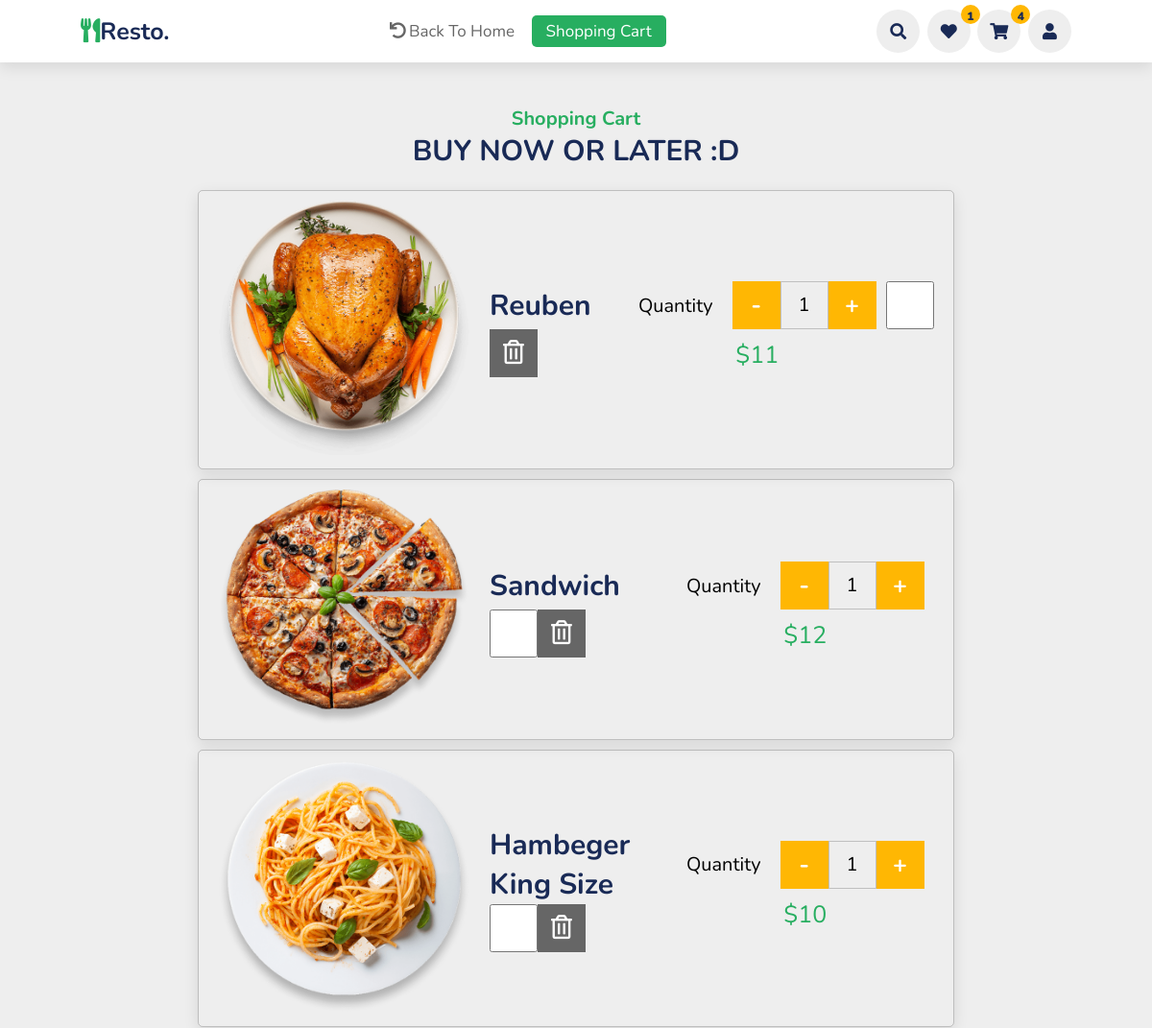
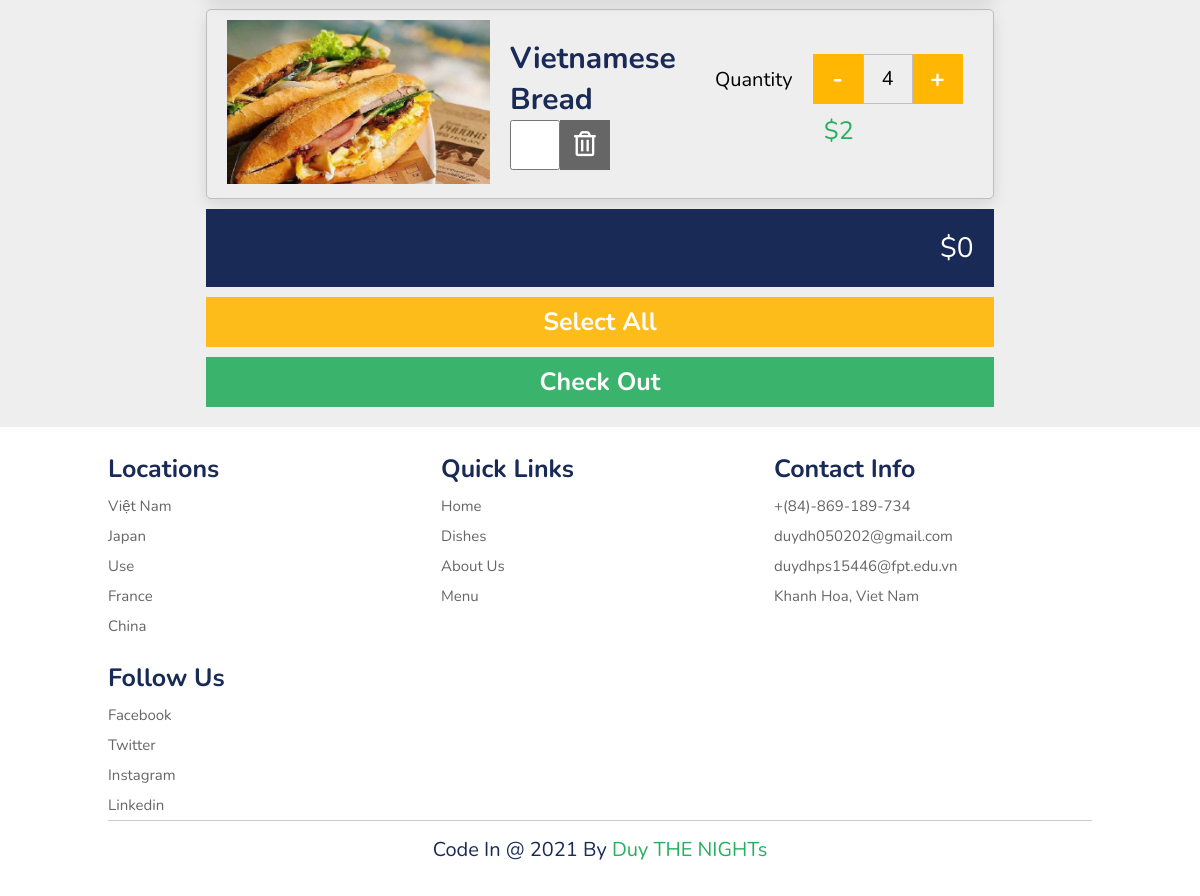
The app's page /site/cart/index.php (signed in) with its own data (2 pictures, top to bottom).
### tables this page shows
CREATE TABLE `shopping_cart` (
  `cart_id` int(11) NOT NULL,
  `cus_id` int(11) NOT NULL,
  `food_id` int(11) NOT NULL,
  `cart_quantity` int(3) NOT NULL
);

CREATE TABLE `food` (
  `food_id` int(11) NOT NULL,
  `food_name` varchar(255) NOT NULL,
  `cat_id` int(11) NOT NULL,
  `food_des` varchar(255) NOT NULL,
  `food_price` float NOT NULL,
  `food_image_url` varchar(255) NOT NULL,
  `food_views` int(10) DEFAULT 0
);

### site/index.php (called while the page is built, shortened)
<?php
    include $VIEW_NAME;
?>

### site/cart/index.php (called while the page is built, shortened)
<?php
    require "../../global.php";
    require "../../dao/pdo.php";
    require "../index.php";
?>

### global.php (called while the page is built, shortened)
<?php
    $ROOT_URL =  "/resto";
    $CONTENT_URL = "$ROOT_URL/content";
?>

### dao/pdo.php (called while the page is built, shortened)
<?php
    function pdo_get_connection(){
        $host = 'localhost';
        $username = 'root';
        $password = '';
        $charset = 'utf8';
        $dbname = 'resto';
        try{
            $dsn = "mysql:host=$host;dbname=$dbname;charset=$charset";
            $conn = new PDO($dsn,$username,$password);
            $conn->setAttribute(PDO::ATTR_ERRMODE, PDO::ERRMODE_EXCEPTION);
            return $conn;
        }
        catch(PDOException $e){
            echo "Connection Failed: ".$e->getMessage();
        }
    }
    function pdo_get_all_rows($sql) {
        $sql_args = array_slice(func_get_args(),1);
        try{
            $conn = pdo_get_connection();
            $stmt = $conn->prepare($sql);
            $stmt->execute($sql_args);
            return $stmt->fetchAll(PDO::FETCH_ASSOC);
        }
        catch(PDOException $e){
            throw $e;
        }
        finally{
            unset($conn);
        }
    }
    function pdo_get_one_row($sql) {
        $sql_args = array_slice(func_get_args(),1);
        try{
            $conn = pdo_get_connection();
            $stmt = $conn->prepare($sql);
            $stmt->execute($sql_args);
            return $stmt->fetch(PDO::FETCH_ASSOC);
        }
        catch(PDOException $e){
            throw $e;
        }
        finally{
            unset($conn);
        }
    }
?>

### dao/pdo_favorite.php (called while the page is built, shortened)
<?php
function favorite_count_food($cus_id){
    $sql = "select count(*) as favorite_quantity from favorite where cus_id = ?";
    return pdo_get_one_row($sql, $cus_id);
}

### dao/pdo_carts.php (called while the page is built)
<?php
function cart_count_food_in_cart($cus_id){
    $sql = 'select count(*) as food_quantity from shopping_cart where cus_id = ?';
    return pdo_get_one_row($sql, $cus_id);
}
function cart_get_all_food_of_specific_cus_id($cus_id){
    $sql = "select * from shopping_cart where cus_id = ?";
    return pdo_get_all_rows($sql,$cus_id);
}

### dao/pdo_account.php (called while the page is built, shortened)
<?php
function account_get_one($cus_id)
{
    $sql = "select * from customer where cus_id = ?";
    return pdo_get_one_row($sql, $cus_id);
}

### dao/pdo_food.php (called while the page is built, shortened)
<?php
function food_get_one($food_id)
{
    $sql = 'select * from food where food_id = ?';
    return pdo_get_one_row($sql, $food_id);
}

### site/cart/shopping-cart.php (the view, shortened to what this page needs)
<!DOCTYPE html>
<html lang="en">
<head>
    <link rel="stylesheet" href="https://cdnjs.cloudflare.com/ajax/libs/font-awesome/5.15.4/css/all.min.css">
    <link rel="stylesheet" href="<?php echo $CONTENT_URL ?>/css/variable.css">
    <link rel="stylesheet" href="<?php echo $CONTENT_URL ?>/css/basic.css">
    <link rel="stylesheet" href="<?php echo $CONTENT_URL ?>/css/header2.css">
    <link rel="stylesheet" href="<?php echo $CONTENT_URL ?>/css/detail.css">
    <link rel="stylesheet" href="<?php echo $CONTENT_URL ?>/css/footer.css">
</head>
<body>
    <header>
        <a href="../home" class="logo"><i class="fas fa-utensils"></i>resto.</a>
        <nav class="navbar">
            <a href="../home"><i class="fas fa-undo"></i>Back to home</a>
            <a href="#" class="active">shopping cart</a>
        </nav>
        <?php require "../icons.php" ?>
    </header>
    <section class='maybelike section--padding-top'>
        <h3 class='sub-heading'>shopping cart</h3>
        <h1 class='heading'>buy now or later :D</h1>
        <div class='box-container'>
            <?php
            $carts = cart_get_all_food_of_specific_cus_id($_SESSION['login_id']);
            foreach ($carts as $cart) {
                extract($cart);
                $food = food_get_one($food_id);
                extract($food);
                echo "
            <div class='box'>
                <div class='image'>
                    <img src='$ROOT_URL$food_image_url'>
                </div>
                <div class='info'>
                    <a href='../detail?food_id=$food_id'>
                    $food_name</a>
                    <div class='price'>
                    <div class='quantity'>
                    <span>quantity</span>
                    <div class='change-value'>
                        <div class='tool-btn tool-btn--calculator' id='minus'>-</div>
                        <input type='number' value='$cart_quantity' add_quantity='$cart_quantity'>
                        <div class='tool-btn tool-btn--calculator' id='add'>+</div>
                    </div>
                </div>
                        <div class='item-price'>$<span>$food_price</span></div>
                    </div>
                   <input type='checkbox' class='check-btn'id='checked-item'>
                    <div class='tool-btn tool-btn--trash ajax-delete-food-in-cart' cart_id='$cart_id'><i class='far fa-trash-alt '></i></div>
                </div>
            </div>
            ";
            }
            ?>
            <div class="total-price">$<span id='total-price'>0</span></div>
            <div class="tool-btn tool-btn--long tool-btn--secondary tool-btn--margin-bottom tool-btn--opacity" id='selected-btn'>select all</div>
            <div class="tool-btn tool-btn--long tool-btn--primary tool-btn--opacity">Check out</div>
        </div>
    </section>
    <section class="footer" id="footer">
        <div class="box-container">
            <div class="box">
                <h3>locations</h3>
                <a href="#">việt nam</a>
                <a href="#">japan</a>
                <a href="#">use</a>
                <a href="#">france</a>
                <a href="#">china</a>
            </div>
            <div class="box">
                <h3>quick links</h3>
                <a href="#home">home</a>
                <a href="#dishes">dishes</a>
                <a href="#about">about us</a>
                <a href="#menu">menu</a>
            </div>
            <div class="box">
                <h3>contact info</h3>
                <a href="#">+(84)-869-189-734</a>
                <a href="#" class='email--nomal'>duydh050202@gmail.com</a>
                <a href="#" class='email--nomal'>duydhps15446@fpt.edu.vn</a>
                <a href="#">khanh hoa, viet nam</a>
            </div>
            <div class="box">
                <h3>follow us</h3>
                <a href="#">facebook</a>
                <a href="#">twitter</a>
                <a href="#">instagram</a>
                <a href="#">linkedin</a>
            </div>
        </div>
        <div class="credit">
            code in @ 2021 by <span>Duy THE NIGHTs</span>
        </div>
    </section>
</body>
</html>

### site/icons.php (shortened to what this page needs)
<?php require "../../dao/pdo_account.php";?>
<?php require "../../dao/pdo_carts.php";?>
<?php require "../../dao/pdo_favorite.php";?>
<div class="icons">
    <i class="fas fa-search" id="search-icon"></i>
    <?php
    $food_in_favorite = favorite_count_food($_SESSION['login_id']);
    extract($food_in_favorite);
?>
<?php
    if (isset($_SESSION['login']) !== true) {
        echo "<a href='../sign up' class='fas fa-heart'><span class='favorite-number'>$favorite_quantity</span></a>";
    } else if ($_SESSION['login'] !== true) {
        echo "<a href='../sign up' class='fas fa-heart'><span class='favorite-number'>$favorite_quantity</span></a>";
    } else {
        echo " <a href='../favorite' class='fas fa-heart'><span class='favorite-number'>$favorite_quantity</span></a></a>";
    }
    ?>
<?php
    $food_in_cart = cart_count_food_in_cart($_SESSION['login_id']);
    extract($food_in_cart);
?>
    <?php
    if (isset($_SESSION['login']) !== true) {
        echo "<a href='../sign up' class='fas fa-shopping-cart'><span class='cart-number'>$food_quantity</span></a>";
    } else if ($_SESSION['login'] !== true) {
        echo "<a href='../sign up' class='fas fa-shopping-cart'><span class='cart-number'>$food_quantity</span></a>";
    } else {
        echo "<a href='../cart' class='fas fa-shopping-cart'><span class='cart-number'>$food_quantity</span></a>";
    }
    ?>
    <?php
    if (isset($_SESSION['login']) !== true) {
        echo "<a href='../sign up' class='fas fa-user'></a>";
    } else if ($_SESSION['login'] !== true) {
        echo "<a href='../sign up' class='fas fa-user'></a>";
    } else {
        $id = $_SESSION['login_id'];
        $acc = account_get_one($id);
        if($acc['cus_admin'] == 1){
            echo "<a href='../../admin/dashboard/index.php' class='fas fa-user'></a>";
        }else{
            echo "<a href='../account' class='fas fa-user'></a>";
        }
    }
    ?>
</div>

### content/css/variable.css (style rules this page uses)
:root { --green: #27ae60; --black: #192a56; --orange: #ffb703; --light-color: #666; --box-shadow: 0 .5rem 1.5rem rgba(0,0,0,.1); }

### content/css/basic.css (style rules this page uses)
* { font-family: 'Nunito', sans-serif; margin: 0; padding: 0; box-sizing: border-box; text-decoration: none; outline: none; border:none; text-transform: capitalize; transition: all .2s linear; }
html { font-size: 62.5%; overflow-x: hidden; scroll-padding-top:5.5rem; scroll-behavior: smooth; }
section { padding: 2rem 9%; }
section:nth-child(even) { background-color: #eee; }
.email--nomal { text-transform: none; }
.sub-heading { text-align: center; color: var(--green); font-size: 2rem; padding-top: 1rem; }
.heading { text-align: center; color: var(--black); font-size: 3rem; padding-bottom: 2rem; text-transform: uppercase; }
.tool-btn { display: inline-block; width:5rem; height: 5rem; line-height: 5rem; text-align: center; background-color: var(--orange); font-size: 2.5rem; color: #fff; font-weight: bold; cursor: pointer; user-select: none; }
.tool-btn--calculator { background-color: var(--orange); }
.section--padding-top { padding-top: 10rem; }
.tool-btn--long { min-width: 100%; }
.tool-btn--primary { background-color: var(--green); }
.tool-btn--margin-bottom { margin-bottom: 1rem; }
.tool-btn--opacity { opacity: .9; }
.tool-btn--trash { background-color: var(--light-color); }
.tool-btn--trash i { pointer-events: none; }
.check-btn { display: inline-block; width:5rem; height: 5rem; line-height: 5rem; text-align: center; font-size: 2.5rem; font-weight: bold; cursor: pointer; user-select: none; }
.total-price { width: 100%; background-color: var(--black); padding: 2rem; margin-bottom: 1rem; color: #fff; text-align: right; font-size: 2.8rem; user-select: none; }
.fa-shopping-cart { position: relative; }
.fa-heart { position: relative; }
.cart-number { position: absolute; top:-.5rem; right: -1rem; background-color: var(--orange); min-width: 2rem; padding:.2rem; height: 2rem; font-size: 1.2rem; line-height: 2rem; text-align: center; z-index: 100000; border-radius: 1rem; }
.favorite-number { position: absolute; top:-.5rem; right: -1rem; background-color: var(--orange); min-width: 2rem; padding:.2rem; height: 2rem; font-size: 1.2rem; line-height: 2rem; text-align: center; z-index: 100000; border-radius: 1rem; }

### content/css/header2.css (style rules this page uses)
header { position: fixed; top:0; left: 0; right: 0; background: #fff; padding: 1rem 7%; display: flex; align-items:center; justify-content: space-between; z-index: 100; box-shadow: var(--box-shadow); }
header .logo { color: var(--black); font-size: 2.5rem; font-weight: bolder; }
header .logo i { color: var(--green); }
header .navbar a { font-size: 1.7rem; border-radius: .5rem; padding: .5rem 1.5rem; color: var(--light-color); }
header .navbar a.active, header .navbar a:hover { color: #fff; background-color: var(--green); }
header .navbar a i { margin-right: .3rem; }
header .icons i, header .icons a { cursor: pointer; margin-left: .5rem; height: 4.5rem; line-height: 4.5rem; width:4.5rem; text-align: center; font-size: 1.7rem; color: var(--black); border-radius: 50%; background: #eee; }

### content/css/detail.css (style rules this page uses)
.change-value { display: flex; align-items: center; }
.quantity { display: flex; align-items: center; margin-bottom: 1rem; flex-wrap: wrap; }
.quantity span { font-size: 2rem; margin-right: 2rem; }
.quantity input { border: .1rem solid rgba(0, 0, 0, .2); padding: 1rem 1rem; width: 5rem; height: 5rem; line-height: 5rem; background-color: #eee; font-size: 2rem; text-align: center; }
.quantity input[type=number] { -moz-appearance: textfield; }
.maybelike .box-container { padding: 0 10%; }
.maybelike .box-container .box { display: flex; gap: 2rem; align-items: center; border: .1rem solid rgba(0, 0, 0, .2); border-radius: .5rem; margin-bottom: 1rem; box-shadow: var(--box-shadow); padding: 1rem 2rem; flex-wrap: wrap; }
.maybelike .box-container .box .image { flex: 1 1 10rem; }
.maybelike .box-container .box .image img { width: 100%; object-fit: cover; }
.maybelike .box-container .box .info { flex: 1 1 30rem; display: flex; align-items: center; display: flex; flex-wrap: wrap; }
.maybelike .box-container .box .info a { flex: 1 1 10rem; font-size: 3rem; margin-right: 2rem; color: var(--black); font-weight: bold; }
.maybelike .box-container .box .info .price { height: 5rem; display: flex; flex-direction: column; justify-content: space-between; text-align: center; margin-right: 1rem; }
.maybelike .box-container .box .info .price .item-price { color:var(--green); font-size: 2.5rem; }

### records on screen
shopping_cart: food.food_image_url (picture), food.food_name "Reuben", cart_quantity "1", food.food_price "11"
shopping_cart: food.food_image_url (picture), food.food_name "Sandwich", cart_quantity "1", food.food_price "12"
shopping_cart: food.food_image_url (picture), food.food_name "Hambeger King Size", cart_quantity "1", food.food_price "10"
shopping_cart: food.food_image_url (picture), food.food_name "Vietnamese Bread", cart_quantity "4", food.food_price "2"

### other values on screen
$favorite_quantity "1"
$food_quantity "4"
